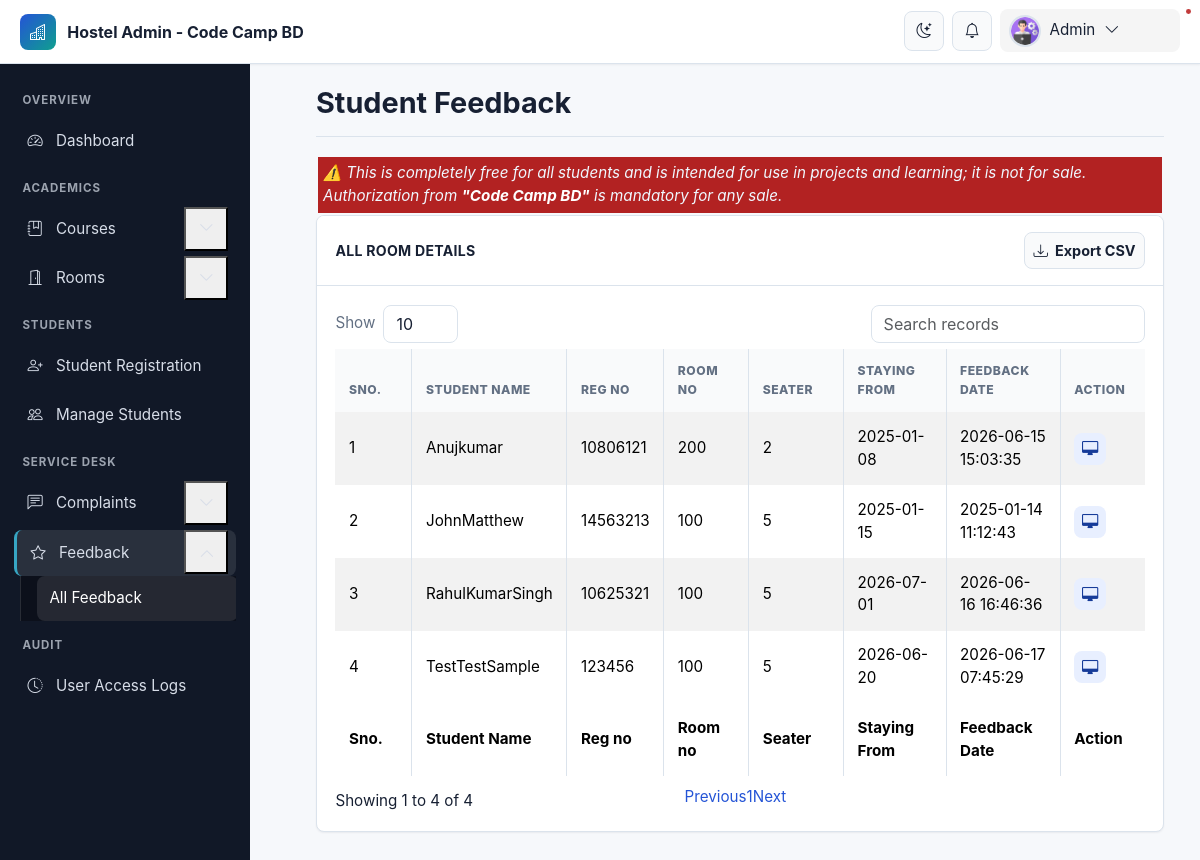
Screenshot of /admin/feedbacks.php (signed in) with the database file from the repository.
### tables this page shows
CREATE TABLE `registration` (
  `id` int(11) NOT NULL,
  `roomno` int(11) DEFAULT NULL,
  `seater` int(11) DEFAULT NULL,
  `feespm` int(11) DEFAULT NULL,
  `foodstatus` int(11) DEFAULT NULL,
  `stayfrom` date DEFAULT NULL,
  `duration` int(11) DEFAULT NULL,
  `course` varchar(500) DEFAULT NULL,
  `regno` int(11) DEFAULT NULL,
  `firstName` varchar(500) DEFAULT NULL,
  `middleName` varchar(500) DEFAULT NULL,
  `lastName` varchar(500) DEFAULT NULL,
  `gender` varchar(250) DEFAULT NULL,
  `contactno` bigint(11) DEFAULT NULL,
  `emailid` varchar(500) DEFAULT NULL,
  `egycontactno` bigint(11) DEFAULT NULL,
  `guardianName` varchar(500) DEFAULT NULL,
  `guardianRelation` varchar(500) DEFAULT NULL,
  `guardianContactno` bigint(11) DEFAULT NULL,
  `corresAddress` varchar(500) DEFAULT NULL,
  `corresCIty` varchar(500) DEFAULT NULL,
  `corresState` varchar(500) DEFAULT NULL,
  `corresPincode` int(11) DEFAULT NULL,
  `pmntAddress` varchar(500) DEFAULT NULL,
  `pmntCity` varchar(500) DEFAULT NULL,
  `pmnatetState` varchar(500) DEFAULT NULL,
  `pmntPincode` int(11) DEFAULT NULL,
  `postingDate` timestamp NULL DEFAULT current_timestamp(),
  `updationDate` varchar(500) DEFAULT NULL
);

CREATE TABLE `userregistration` (
  `id` int(11) NOT NULL,
  `regNo` varchar(255) DEFAULT NULL,
  `firstName` varchar(255) DEFAULT NULL,
  `middleName` varchar(255) DEFAULT NULL,
  `lastName` varchar(255) DEFAULT NULL,
  `gender` varchar(255) DEFAULT NULL,
  `contactNo` bigint(20) DEFAULT NULL,
  `email` varchar(255) DEFAULT NULL,
  `password` varchar(255) DEFAULT NULL,
  `regDate` timestamp NULL DEFAULT current_timestamp(),
  `updationDate` varchar(45) DEFAULT NULL,
  `passUdateDate` varchar(45) DEFAULT NULL
);

CREATE TABLE `feedback` (
  `id` int(11) NOT NULL,
  `AccessibilityWarden` varchar(255) DEFAULT NULL,
  `AccessibilityMember` varchar(255) DEFAULT NULL,
  `RedressalProblem` varchar(255) DEFAULT NULL,
  `Room` varchar(255) DEFAULT NULL,
  `Mess` varchar(255) DEFAULT NULL,
  `HostelSurroundings` varchar(255) DEFAULT NULL,
  `OverallRating` varchar(255) DEFAULT NULL,
  `FeedbackMessage` varchar(255) DEFAULT NULL,
  `userId` int(11) DEFAULT NULL,
  `postinDate` timestamp NULL DEFAULT current_timestamp()
);

### admin/feedbacks.php (the view, shortened to what this page needs)
<?php
include('includes/config.php');
?>
<!doctype html>
<html lang="en" class="no-js">
<head>
	<link rel="stylesheet" href="css/font-awesome.min.css">
	<link rel="stylesheet" href="https://cdn.jsdelivr.net/npm/bootstrap@5.3.3/dist/css/bootstrap.min.css">
	<link rel="stylesheet" href="css/dataTables.bootstrap.min.css">
	<link rel="stylesheet" href="css/bootstrap-social.css">
	<link rel="stylesheet" href="css/bootstrap-select.css">
	<link rel="stylesheet" href="css/fileinput.min.css">
	<link rel="stylesheet" href="css/awesome-bootstrap-checkbox.css">
	<link rel="stylesheet" href="css/style.css">
</head>
<body>
	<?php include('includes/header.php');?>
	<div class="ts-main-content">
			<?php include('includes/sidebar.php');?>
		<div class="content-wrapper">
			<div class="container-fluid">
				<div class="row">
					<div class="col-md-12">
						<h2 class="page-title">Student Feedback</h2>
														<div class="" style="background-color: firebrick; padding: 5px;margin: 2px;}">
									<i>
										<marquee behavior="scroll" direction="left" onmouseover="this.stop();" onmouseout="this.start();" style="color: aliceblue;" >
											⚠️ This is completely free for all students and is intended for use in projects and learning; it is not for sale. Authorization from  <a style="color:white;font-weight: bold;" href="https://www.youtube.com/@codecampbdofficial/" target="_blank" rel="noopener noreferrer">"Code Camp BD"</a>  is mandatory for any sale.
										</marquee>
									</i>
								</div>
						<div class="panel panel-default">
							<div class="panel-heading">All Room Details</div>
							<div class="panel-body">
								<table id="zctb" class="display table table-striped table-bordered table-hover" cellspacing="0" width="100%">
									<thead>
										<tr>
											<th>Sno.</th>
											<th>Student Name</th>
											<th>Reg no</th>
											<th>room no  </th>
											<th>Seater </th>
											<th>Staying From </th>
											<th>Feedback Date </th>
											<th>Action</th>
										</tr>
									</thead>
									<tfoot>
										<tr>
											<th>Sno.</th>
											<th>Student Name</th>
											<th>Reg no</th>
											<th>Room no  </th>
											<th>Seater </th>
											<th>Staying From </th>
											<th>Feedback Date </th>
											<th>Action</th>
										</tr>
									</tfoot>
									<tbody>
<?php
$ret="select * from registration
JOIN userregistration on userregistration.email=registration.emailid
join feedback on userregistration.id=feedback.userId";
$stmt= $mysqli->prepare($ret) ;
$stmt->execute() ;
$res=$stmt->get_result();
$cnt=1;
while($row=$res->fetch_object())
	  {
	  	?>
<tr><td><?php echo $cnt;;?></td>
<td><?php echo $row->firstName;?><?php echo $row->middleName;?><?php echo $row->lastName;?></td>
<td><?php echo $row->regno;?></td>
<td><?php echo $row->roomno;?></td>
<td><?php echo $row->seater;?></td>
<td><?php echo $row->stayfrom;?></td>
<td><?php echo $row->postinDate;?></td>
<td>
<a href="feedback-details.php?regno=<?php echo $row->regno;?>&&uid=<?php echo $row->userId;?>" title="View Full Details" target="blank"><i class="fa fa-desktop"></i></a>&nbsp;&nbsp;
</td>
										</tr>
									<?php
$cnt=$cnt+1;
									 } ?>
									</tbody>
								</table>
							</div>
						</div>
					</div>
				</div>
			</div>
		</div>
	</div>
</body>
</html>

### admin/css/style.css (style rules this page uses)
html { font-size: 14px; }
@media only screen and (min-width: 480px) { html { font-size: 17px; } }
@media only screen and (min-width: 768px) { html { font-size: 14px; } }
body { font-size: 1em; }
a { color: #37a6c4; }
.panel { overflow: hidden; }
.page-title { padding-bottom: 15px; margin-bottom: 20px; border-bottom: 1px solid #f0f0f0; }
.ts-main-content .content-wrapper { padding-top: 15px; margin-top: 10px; }
@media only screen and (min-width: 992px) { .ts-main-content .content-wrapper { margin-left: 250px; } }

### css/modern-ui.css (style rules this page uses)
:root { color-scheme: light; --hms-bg: #f6f8fb; --hms-surface: #ffffff; --hms-surface-soft: #f9fafb; --hms-border: #dbe3ec; --hms-text: #172033; --hms-muted: #637083; --hms-primary: #2454d6; --hms-primary-dark: #163b99; --hms-primary-soft: #e8efff; --hms-accent: #0f9f8f; --hms-success: #16855f; --hms-warning: #b76b00; --hms-danger: #c23b3b; --hms-info: #1477a5; --hms-sidebar: #111827; --hms-sidebar-muted: #9ca3af; --hms-shadow-sm: 0 1px 2px rgba(16, 24, 40, .06); --hms-shadow: 0 14px 34px rgba(16, 24, 40, .10); --hms-radius: 8px; --hms-header-height: 64px; --hms-sidebar-width: 280px; }
* { box-sizing: border-box; }
html { font-size: 16px; }
body { min-height: 100vh; margin: 0; background: var(--hms-bg); color: var(--hms-text); font-family: Inter, ui-sans-serif, system-ui, -apple-system, BlinkMacSystemFont, "Segoe UI", sans-serif; font-size: .95rem; line-height: 1.5; letter-spacing: 0; }
a { color: var(--hms-primary); text-decoration: none; }
.ts-main-content .content-wrapper { min-height: 100vh; margin-top: 0; padding: calc(var(--hms-header-height) + 1rem) 1rem 2rem; transition: margin-left .24s ease; }
.container-fluid { max-width: 1480px; }
.page-title { display: flex; align-items: center; justify-content: space-between; gap: 1rem; margin: 0 0 1.25rem !important; padding: 0 0 1rem; color: var(--hms-text); border-bottom: 1px solid var(--hms-border); font-size: clamp(1.45rem, 2.4vw, 2rem); font-weight: 750; letter-spacing: 0; }
.panel, .well { margin-bottom: 1.25rem; overflow: hidden; background: var(--hms-surface); border: 1px solid var(--hms-border); border-radius: var(--hms-radius); box-shadow: var(--hms-shadow-sm); }
.panel-heading { display: flex; align-items: center; justify-content: space-between; gap: .75rem; padding: 1rem 1.15rem; color: var(--hms-text) !important; background: var(--hms-surface); border-bottom: 1px solid var(--hms-border); font-size: .88rem; font-weight: 750; letter-spacing: .02em; text-transform: uppercase; }
.panel-body { padding: 1.15rem; }
.table, table { width: 100%; color: var(--hms-text); vertical-align: middle; }
.table > :not(caption) > * > * { padding: .85rem; background: transparent; border-bottom-color: var(--hms-border); }
.table thead th, table.dataTable thead th { color: var(--hms-muted); background: var(--hms-surface-soft); font-size: .76rem; font-weight: 800; letter-spacing: .04em; text-transform: uppercase; }
.table tbody tr { transition: background .18s ease; }
.table-bordered, .table-bordered > :not(caption) > * { border-color: var(--hms-border); }
.action-link, td a:has(.fa), td a:has(.bi) { display: inline-flex; align-items: center; justify-content: center; width: 2rem; height: 2rem; color: var(--hms-primary-dark); background: var(--hms-primary-soft); border: 1px solid transparent; border-radius: var(--hms-radius); transition: background .18s ease, border-color .18s ease, transform .18s ease; }
@media (min-width: 992px) { .ts-main-content .content-wrapper { margin-left: var(--hms-sidebar-width); padding: calc(var(--hms-header-height) + 1.35rem) 1.5rem 2.5rem; } }

### rows the page displays
registration: userregistration.firstName "Anuj", userregistration.lastName "kumar", regno "10806121", roomno "200", seater "2", stayfrom "2025-01-08", feedback.postinDate "2026-06-15 15:03:35"
registration: userregistration.firstName "John", userregistration.lastName "Matthew", regno "14563213", roomno "100", seater "5", stayfrom "2025-01-15", feedback.postinDate "2025-01-14 11:12:43"
registration: userregistration.firstName "Rahul", userregistration.middleName "Kumar", userregistration.lastName "Singh", regno "10625321", roomno "100", seater "5", stayfrom "2026-07-01", feedback.postinDate "2026-06-16 16:46:36"
registration: userregistration.firstName "Test", userregistration.middleName "Test", userregistration.lastName "Sample", regno "123456", roomno "100", seater "5", stayfrom "2026-06-20", feedback.postinDate "2026-06-17 07:45:29"
